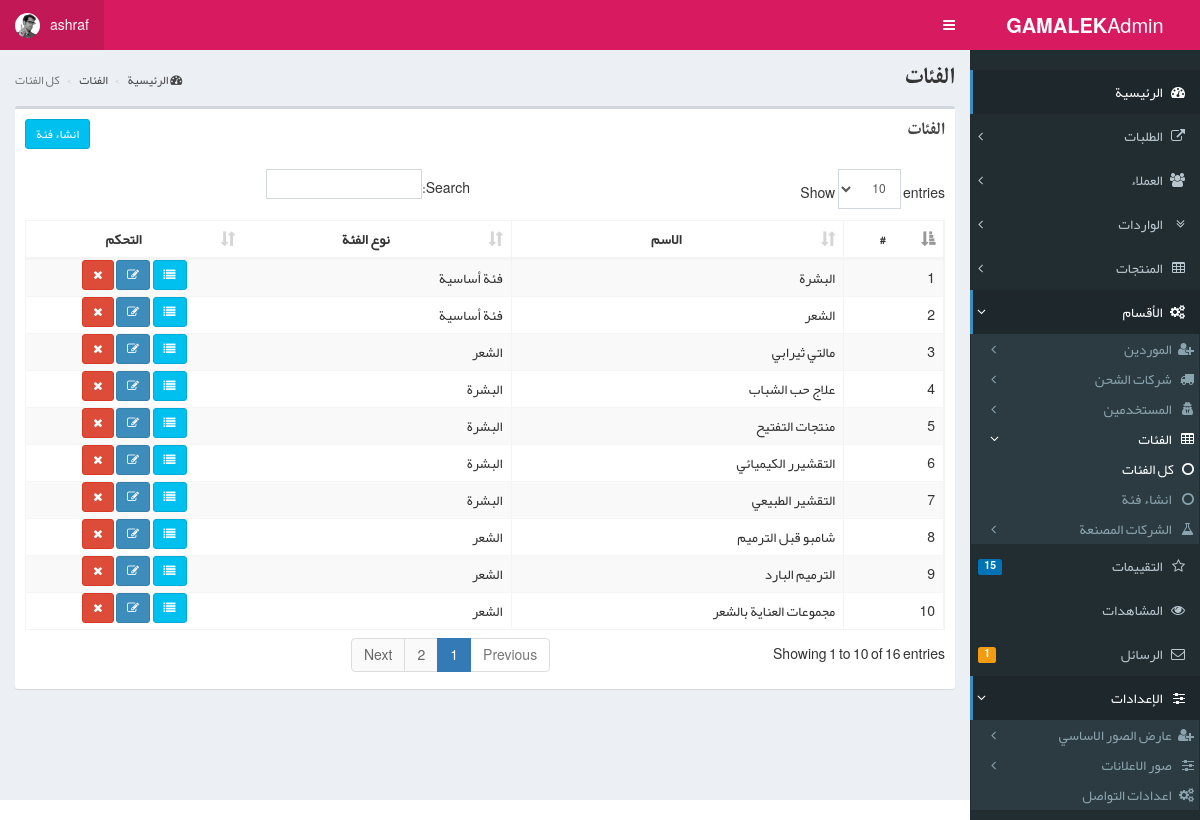
Screenshot of /admin/categories.php (signed in) with the database file from the repository.
### tables this page shows
CREATE TABLE `categories` (
  `id` int(11) NOT NULL,
  `name` varchar(250) NOT NULL,
  `parent_id` int(11) NOT NULL DEFAULT 0,
  `created` datetime NOT NULL,
  `created_by` int(11) NOT NULL,
  `updated` datetime NOT NULL,
  `updated_by` int(11) NOT NULL
);

### admin/categories.php (the view, shortened to what this page needs)
<?php include_once 'header.php';
$select = $db->prepare("SELECT c.id id ,c.name `name` ,c.parent_id parent_id,ca.name parent FROM `categories` c left JOIN categories ca on c.parent_id = ca .id");
$select->execute();
$categories = $select->fetchAll(PDO::FETCH_ASSOC);
?>
<section class="content-header">
    <h1>
        الفئات
    </h1>
    <ol class="breadcrumb">
        <li><a href="/"><i class="fa fa-dashboard"></i> الرئيسية</a></li>
        <li><a> الفئات</a></li>
        <li class="active">كل الفئات</li>
    </ol>
</section>
<section class="content">
    <div class="box">
        <div class="box-header">
            <h3 class="box-title">الفئات</h3>
            <a class="btn btn-info btn-sm pull-left" href="category.php">انشاء فئة</a>
        </div>
        <div class="box-body">
            <table id="example1" class="table table-bordered table-striped">
                <thead>
                <tr>
                    <th class="text_align_center">#</th>
                    <th class="text_align_center">الاسم</th>
                    <th class="text_align_center">نوع الفئة</th>
                    <th class="text_align_center">التحكم</th>
                </tr>
                </thead>
                <tbody>
                <?php foreach ($categories as $key=>$category){ ?>
                <tr>
                    <td><?php echo $key+1; ?></td>
                    <td><?php echo $category['name'];?></td>
                    <td><?php if($category['parent_id'] == 0){ echo 'فئة أساسية';}else{echo $category['parent'];}?></td>
                    <td class="text_align_center" style="padding: 0">
                        <a class="btn btn-info btn-sm" href="products.php?category=<?php echo $category['id']; ?>" data-toggle="tooltip" title="المنتجات"><i class="fa fa-list"></i></a>
                        <a class="btn btn-primary btn-sm" href="category.php?id=<?php echo $category['id']; ?>" data-toggle="tooltip" title="تعديل"><i class="fa fa-edit"></i></a>
                        <button id="" value="<?php echo $category['id']; ?>" data-toggle="modal" data-target="#delete_modal" class="btn btn-danger btn-sm delete_btn" title="حذف"><i class="fa fa-remove"></i></button>
                    </td>
                </tr>
                <?php } ?>
                </tbody>
            </table>
        </div>
    </div>
</section>
<?php include "footer.php"; ?>

### admin/header.php (shortened to what this page needs)
<?php
$page = basename($_SERVER["SCRIPT_FILENAME"], '.php');
include "includes/config.php";
?>
<!DOCTYPE html>
<html>
<head>
    <link rel="stylesheet" href="bootstrap/css/bootstrap.min.css">
    <link rel="stylesheet" href="https://maxcdn.bootstrapcdn.com/font-awesome/4.4.0/css/font-awesome.min.css">
    <link rel="stylesheet" href="https://code.ionicframework.com/ionicons/2.0.1/css/ionicons.min.css">
    <link rel="stylesheet" href="dist/css/AdminLTE.min.css">
    <link rel="stylesheet" href="dist/css/skins/_all-skins.min.css">
    <link rel="stylesheet" href="plugins/iCheck/flat/blue.css">
    <link rel="stylesheet" href="plugins/morris/morris.css">
    <link rel="stylesheet" href="plugins/jvectormap/jquery-jvectormap-1.2.2.css">
    <link rel="stylesheet" href="plugins/datepicker/datepicker3.css">
    <link rel="stylesheet" href="plugins/daterangepicker/daterangepicker-bs3.css">
    <link rel="stylesheet" href="plugins/bootstrap-wysihtml5/bootstrap3-wysihtml5.min.css">
    <link rel="stylesheet" href="plugins/datatables/dataTables.bootstrap.css">
    <link rel="stylesheet" href="dist/fonts/fonts-fa.css">
    <link rel="stylesheet" href="dist/css/bootstrap-rtl.min.css">
</head>
<body class="skin-blue sidebar-mini">
<div class="wrapper">
    <header class="main-header bg-maroon">
        <a href="/admin" class="logo bg-maroon">
            <span class="logo-lg"><b>GAMALEK</b>Admin</span>
        </a>
        <?php include "navbar.php";?>
    </header>
    <?php include_once 'aside.php'; ?>
    <div class="content-wrapper">

### admin/navbar.php (shortened to what this page needs)
<nav class="navbar navbar-static-top bg-maroon" role="navigation">
    <a href="#" class="sidebar-toggle" style="background-color: #d81b60" data-toggle="offcanvas" role="button">
    </a>
    <div class="navbar-custom-menu">
        <ul class="nav navbar-nav">
            <li class="dropdown user user-menu">
                <a href="#" class="dropdown-toggle" data-toggle="dropdown">
                    <img src="dist/img/user2-160x160.jpg" class="user-image" alt="User Image">
                    <span class="hidden-xs"><?php echo $_SESSION['username']; ?></span>
                </a>
            </li>
        </ul>
    </div>
</nav>

### admin/aside.php (shortened to what this page needs)
<aside class="main-sidebar">
    <section class="sidebar">
        <div class="user-panel">
        </div>
        <ul class="sidebar-menu">
            <li class="active treeview">
                <a href="/admin">
                    <i class="fa fa-dashboard"></i> <span>الرئيسية</span></i>
                </a>
            </li>
            <li class="treeview <?php if ($page == 'orders' || $page == 'order') {
                echo 'active';
            } ?>">
                <a href="#">
                    <i class="fa fa-external-link"></i> <span>الطلبات</span>
                    <i class="fa fa-angle-left pull-left"></i>
                </a>
            </li>
            <li class="treeview <?php if ($page == 'clients' || $page == 'client') {
                echo 'active';
            } ?>">
                <a href="#">
                    <i class="fa fa-users"></i> <span>العملاء</span>
                    <i class="fa fa-angle-left pull-left"></i>
                </a>
            </li>
            <li class="treeview <?php if ($page == 'incoming' || $page == 'income') {
                echo 'active';
            } ?>">
                <a href="#">
                    <i class="fa fa-angle-double-down"></i> <span>الواردات</span>
                    <i class="fa fa-angle-left pull-left"></i>
                </a>
            </li>
            <li class="treeview <?php if ($page == 'products' || $page == 'product') {
                echo 'active';
            } ?>">
                <a href="#">
                    <i class="fa fa-table"></i> <span>المنتجات</span>
                    <i class="fa fa-angle-left pull-left"></i>
                </a>
            </li>
            <li class="treeview <?php if ($page == 'suppliers' || $page == 'supplier' || $page == 'shipping_companies' || $page == 'company' || $page == 'users' || $page == 'user' || $page == 'categories' || $page == 'category' || $page == 'manufacturers' || $page == 'manufacturer') {
                echo 'active';
            } ?>">
                <a href="#">
                    <i class="fa fa-cogs"></i> <span>الأقسام</span>
                    <i class="fa fa-angle-left pull-left"></i>
                </a>
                <ul class="treeview-menu">
                    <li class="treeview <?php if ($page == 'suppliers' || $page == 'supplier') {
                        echo 'active';
                    } ?>">
                        <a href="#">
                            <i class="fa fa-user-plus"></i> <span>الموردين</span>
                            <i class="fa fa-angle-left pull-left"></i>
                        </a>
                    </li>
                    <li class="treeview <?php if ($page == 'shipping_companies' || $page == 'company') {
                        echo 'active';
                    } ?>">
                        <a href="#">
                            <i class="fa fa-truck"></i> <span>شركات الشحن</span>
                            <i class="fa fa-angle-left pull-left"></i>
                        </a>
                    </li>
                    <li class="treeview <?php if ($page == 'users' || $page == 'user') {
                        echo 'active';
                    } ?>">
                        <a href="#">
                            <i class="fa fa-user-secret"></i> <span>المستخدمين</span>
                            <i class="fa fa-angle-left pull-left"></i>
                        </a>
                    </li>
                    <li class="treeview <?php if ($page == 'categories' || $page == 'category') {
                        echo 'active';
                    } ?>">
                        <a href="#">
                            <i class="fa fa-table"></i> <span>الفئات</span>
                            <i class="fa fa-angle-left pull-left"></i>
                        </a>
                        <ul class="treeview-menu">
                            <li <?php if ($page == 'categories') {
                                echo 'class="active"';
                            } ?>><a href="categories.php"><i class="fa fa-circle-o"></i>كل الفئات</a></li>
                            <li <?php if ($page == 'category') {
                                echo 'class="active"';
                            } ?>><a href="category.php"><i class="fa fa-circle-o"></i> انشاء فئة</a></li>
                        </ul>
                    </li>
                    <li class="treeview <?php if ($page == 'manufacturers' || $page == 'manufacturer') {
                        echo 'active';
                    } ?>">
                        <a href="#">
                            <i class="fa fa-flask"></i> <span>الشركات المصنعة</span>
                            <i class="fa fa-angle-left pull-left"></i>
                        </a>
                    </li>
                </ul>
            </li>
            <li class="treeview <?php if ($page == 'reviews') {
                echo 'active';
            }
            $select = $db->prepare("select count(*) count from reviews where is_read = 0");
            $select->execute();
            $count = $select->fetch(PDO::FETCH_ASSOC);?>">
                <a href="reviews.php">
                    <i class="fa fa-star-o"></i> <span>التقييمات</span>
                    <small class="label pull-left bg-blue"><?php echo $count['count']; ?></small>
                </a>
            </li>
            <li class="treeview <?php if ($page == 'views') {
                echo 'active';
            } ?>">
                <a href="views.php">
                    <i class="fa fa-eye"></i> <span>المشاهدات</span>
                </a>
            </li>
            <li class="treeview <?php if ($page == 'contact') {
                echo 'active';
            }
            $select = $db->prepare("select count(*) count from contact where is_read = 0");
            $select->execute();
            $count = $select->fetch(PDO::FETCH_ASSOC);
            ?>">
                <a href="contact.php">
                    <i class="fa fa-envelope-o"></i> <span>الرسائل</span>
                    <small class="label pull-left bg-yellow"><?php echo $count['count']; ?></small>
                </a>
            </li>
            <li class="treeview <?php if ($page == 'sliders' || $page == 'slider' || $page == 'ads_iamges' || $page == 'ad' || $page == 'social_info' || $page == 'user' || $page == 'categories' || $page == 'category' || $page == 'manufacturers' || $page == 'manufacturer') {
                echo 'active';
            } ?>">
                <a href="#">
                    <i class="fa fa-sliders"></i> <span>الإعدادات</span>
                    <i class="fa fa-angle-left pull-left"></i>
                </a>
                <ul class="treeview-menu">
                    <li class="treeview <?php if ($page == 'sliders' || $page == 'slider') {
                        echo 'active';
                    } ?>">
                        <a href="#">
                            <i class="fa fa-user-plus"></i> <span>عارض الصور الاساسي</span>
                            <i class="fa fa-angle-left pull-left"></i>
                        </a>
                    </li>
                    <li class="treeview <?php if ($page == 'ads_images' || $page == 'ad') {
                        echo 'active';
                    } ?>">
                        <a href="#">
                            <i class="fa fa-sliders"></i> <span>صور الاعلانات</span>
                            <i class="fa fa-angle-left pull-left"></i>
                        </a>
                    </li>
                    <li class="treeview <?php if ($page == 'social_info') {
                        echo 'active';
                    } ?>">
                        <a href="social_info.php">
                            <i class="fa fa-cogs"></i> <span>اعدادات التواصل</span>
                        </a>
                    </li>
                </ul>
            </li>
        </ul>
    </section>
</aside>

### admin/footer.php (shortened to what this page needs)
</div>
</div>
</body>
</html>

### admin/header.php (style rules this page uses)
.text_align_center { text-align: center !important; }

### rows the page displays
categories: name "البشرة", parent_id "فئة أساسية"
categories: name "الشعر", parent_id "فئة أساسية"
categories: name "مالتي ثيرابي", categories.name "الشعر", $category['id'] 5 (drawn)
categories: name "علاج حب الشباب", categories.name "البشرة", $category['id'] 6 (drawn)
categories: name "منتجات التفتيح", categories.name "البشرة", $category['id'] 7 (drawn)
categories: name "التقشيرر الكيميائي", categories.name "البشرة", $category['id'] 8 (drawn)
categories: name "التقشير الطبيعي", categories.name "البشرة", $category['id'] 9 (drawn)
categories: name "شامبو قبل الترميم", categories.name "الشعر", $category['id'] 10 (drawn)
categories: name "الترميم البارد", categories.name "الشعر", $category['id'] 11 (drawn)
categories: name "مجموعات العناية بالشعر", categories.name "الشعر", $category['id'] 12 (drawn)

### other values shown
$_SESSION['username'] "ashraf"
$count['count'] "15"
$count['count'] "1"
